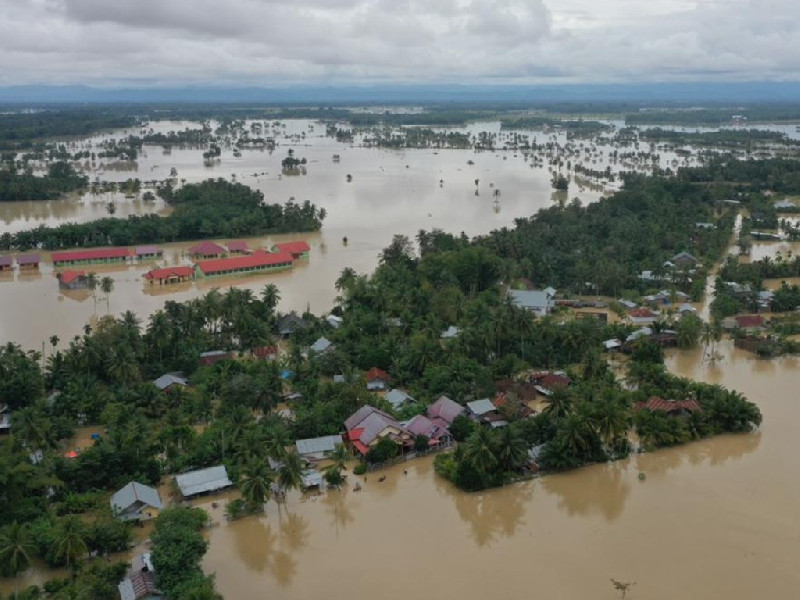
#> input picture dataset/images/data-1.jpg, 800 x 600 px; its folder holds 4 pictures in this run
$ python create_dummy_masks.py
#> lines starting #> are read from the running program, lines starting #| are printed output that depends on the picture; after the words box and inside, x2 and y2 are one past the last pixel; in counts of white or black regions, pixels touching at a corner belong together
"""
Script untuk membuat dummy masks untuk testing
CATATAN: Ini hanya untuk testing! Gunakan annotate.py untuk membuat mask yang benar
"""
import cv2
import os
import numpy as np

# Paths
image_dir = "dataset/images"
mask_dir = "dataset/masks"

# Create mask directory
os.makedirs(mask_dir, exist_ok=True)

# Get all images
images = [f for f in os.listdir(image_dir)
          if f.lower().endswith(('.jpg', '.jpeg', '.png', '.webp'))]

print(f"Creating dummy masks for {len(images)} images...")

for img_file in images:
    # Load image
    img_path = os.path.join(image_dir, img_file)
    img = cv2.imread(img_path)
#> img is the input picture: shape (600, 800, 3); mean B, G, R 105, 113.2, 108.9

    if img is None:
        print(f"Error loading: {img_file}")
        continue

    height, width = img.shape[:2]
#> height = 600; width = 800

    # Create dummy mask (random blob in the image)
    # CATATAN: Ini hanya contoh! Gunakan annotate.py untuk mask yang benar
    mask = np.zeros((height, width), dtype=np.uint8)

    # Add some random "flood" areas (for testing purposes only)
    center_x, center_y = width // 2, height // 2
#> center_x = 400; center_y = 300
    cv2.ellipse(mask, (center_x, center_y),
                (width // 4, height // 4), 0, 0, 360, 255, -1)
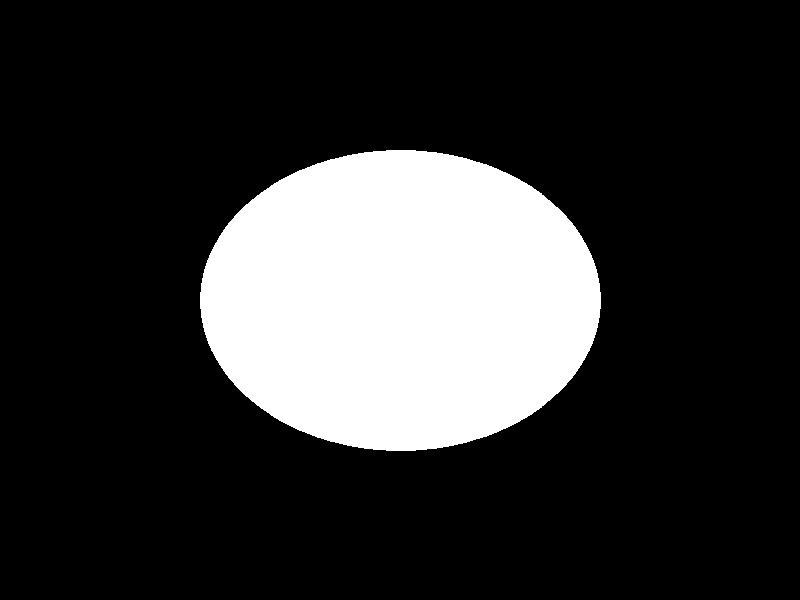
#> mask: shape (600, 800); 19.7% white; 1 white region, box (x1, y1, x2, y2) and area: (200, 150, 601, 451) 94657

    # Save mask
    mask_name = os.path.splitext(img_file)[0] + '_mask.png'
    mask_path = os.path.join(mask_dir, mask_name)
    cv2.imwrite(mask_path, mask)

    print(f"✓ Created: {mask_name}")
#> pass 2 of the loop `for img_file in images:`:
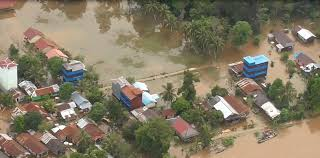
#> input picture dataset/images/data-2.jpeg, 320 x 158 px
#> img is the input picture: shape (158, 320, 3); mean B, G, R 101.4, 122.5, 131.7
#> `cv2.ellipse(mask, (center_x, center_y), (width // 4, height // 4), 0, ..`:
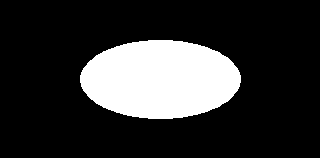
#> mask: shape (158, 320); 19.7% white; 1 white region, box (x1, y1, x2, y2) and area: (80, 40, 241, 119) 9976
#> pass 3 of the loop `for img_file in images:`:
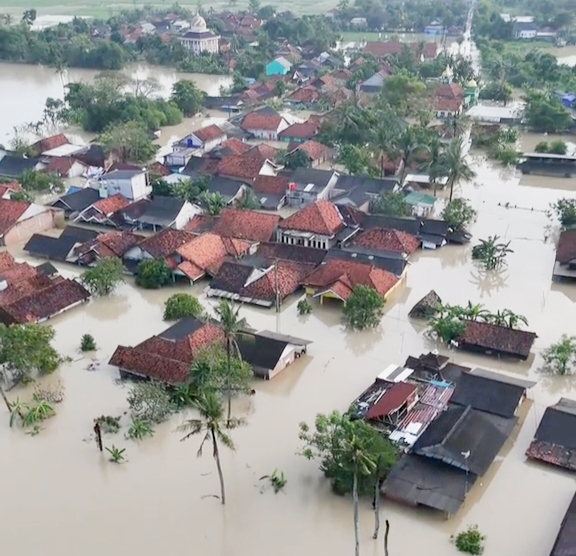
#> input picture dataset/images/data-3.jpg, 576 x 556 px
#> img is the input picture: shape (556, 576, 3); mean B, G, R 145.1, 146.1, 145.8
#> `cv2.ellipse(mask, (center_x, center_y), (width // 4, height // 4), 0, ..`:
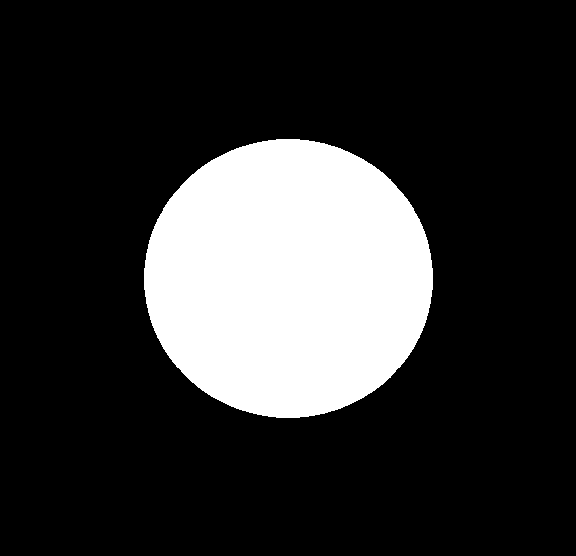
#> mask: shape (556, 576); 19.8% white; 1 white region, box (x1, y1, x2, y2) and area: (144, 139, 433, 418) 63255
#> the loop made 4 passes; the first 3 are shown

print("\n" + "="*50)
print("⚠️  PERINGATAN: Ini adalah dummy masks untuk TESTING!")
print("📝 Untuk hasil yang baik, gunakan: streamlit run annotate.py")
print("    untuk membuat mask yang benar sesuai area banjir!")
print("="*50)
